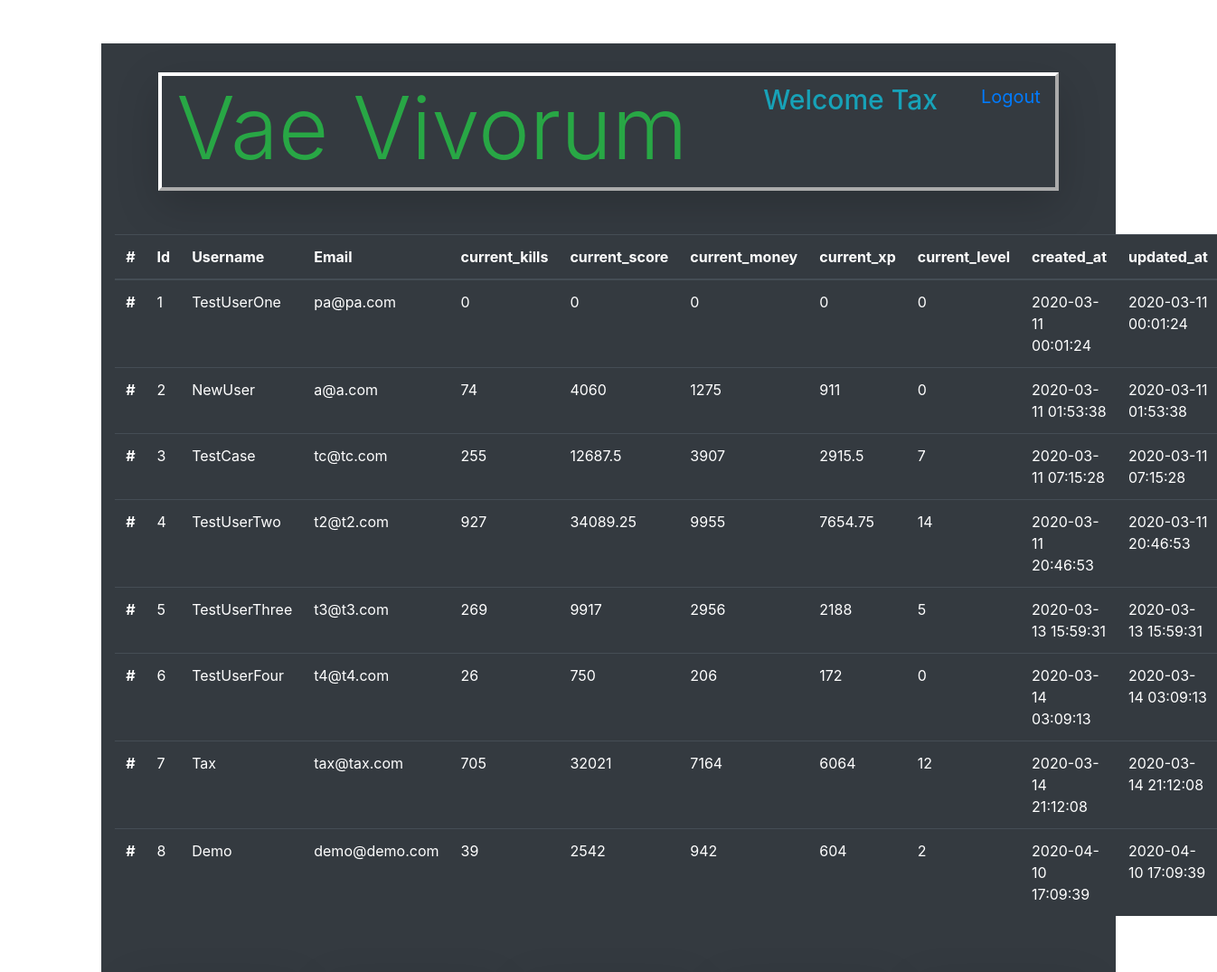
/admin (signed in, upper part), run on an earlier commit of the app's database.
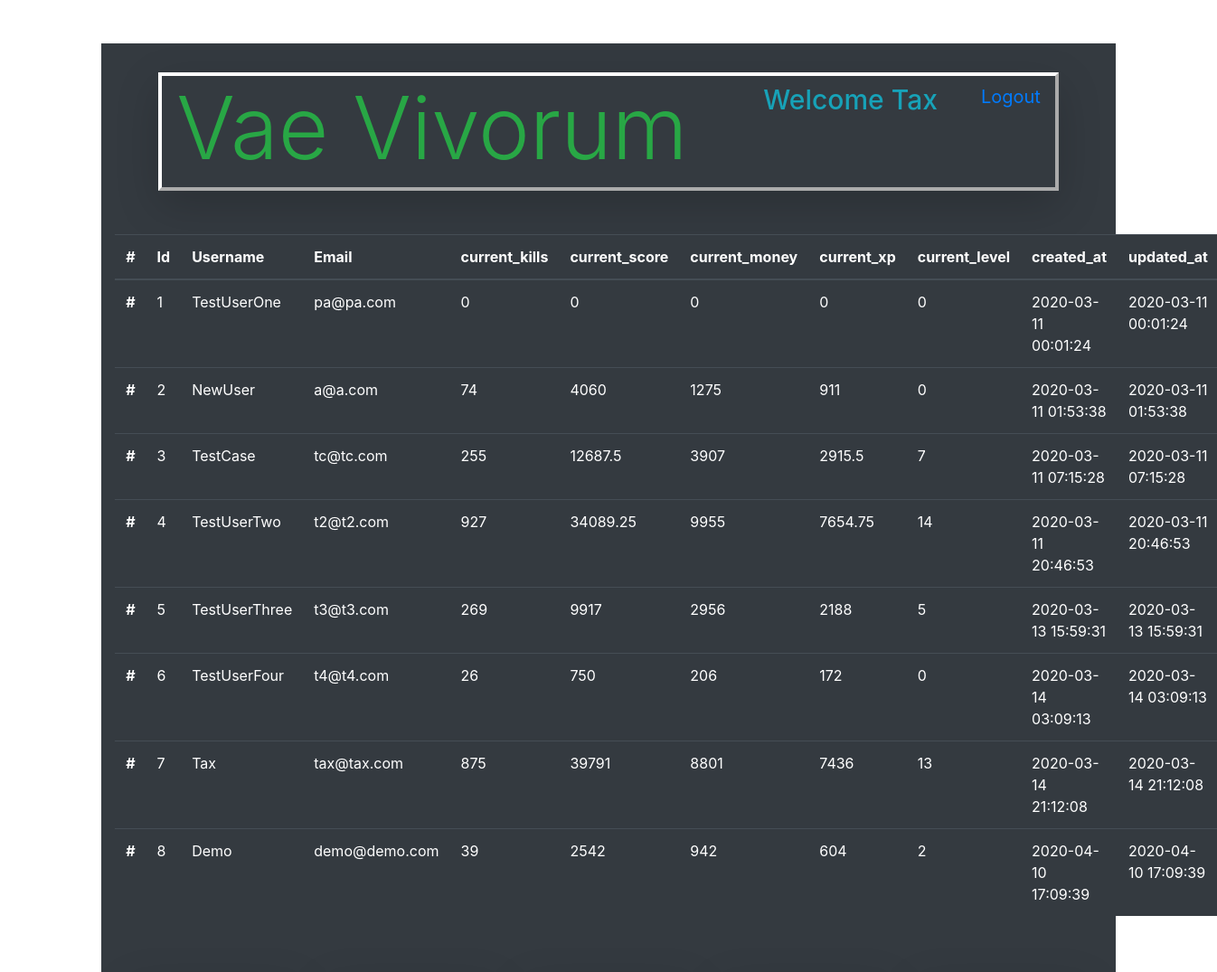
And on a later commit of the database.
### models.py (models this page shows)
class Users(db.Model):
    __tablename__ = "Users"
    id = db.Column(db.Integer, primary_key=True)
    username = db.Column(db.String(255))
    email = db.Column(db.String(255))
    password = db.Column(db.String(255))
    created_at = db.Column(db.DateTime)
    updated_at = db.Column(db.DateTime)
    current_kills = db.Column(db.Integer, default=0)
    current_score = db.Column(db.Integer, default=0)
    current_money = db.Column(db.Integer, default=0)
    current_xp = db.Column(db.Integer, default=0)
    current_level = db.Column(db.Integer, default=0)
    active_ship = db.Column(db.Integer, default=0)
    abilityPointsEarned = db.Column(db.Integer, default=0)
    abilityPointsSpent = db.Column(db.Integer, default = 0)
    passive1 = db.Column(db.Integer, default=0)
    passive2 = db.Column(db.Integer, default=0)
    passive3 = db.Column(db.Integer, default=0)
    passive4 = db.Column(db.Integer, default=0)
    passive5 = db.Column(db.Integer, default=0)
    passive6 = db.Column(db.Integer, default=0)
    passive7 = db.Column(db.Integer, default=0)
    passive8 = db.Column(db.Integer, default=0)
    passive9 = db.Column(db.Integer, default=0)
    passive10 = db.Column(db.Integer, default=0)
    passive11 = db.Column(db.Integer, default=0)
    passive12 = db.Column(db.Integer, default=0)
    passive13 = db.Column(db.Integer, default=0)
    passive14 = db.Column(db.Integer, default=0)
    passive15 = db.Column(db.Integer, default=0)
    passive16 = db.Column(db.Integer, default=0)
    passive17 = db.Column(db.Integer, default=0)
    passive18 = db.Column(db.Integer, default=0)
    passive19 = db.Column(db.Integer, default=0)
    passive20 = db.Column(db.Integer, default=0)
    character_active_ability_id = db.Column(db.Integer, db.ForeignKey("Active_Abilities.id", ondelete="cascade"))
    passive_abilities_this_user_has = db.relationship('User_Character', backref="characters_that_have_this_passive")

### app.py (the view)
@app.route('/admin')
def admin():
    thisUser = Users.query.get(session['id'])
    allUsers = Users.query.all()
    allMaps = Map.query.all()
    if session['id'] != 1 and thisUser.username != "Tax":
        return redirect('/')
    else:
        return render_template('admin.html', thisUser = thisUser, allUsers = allUsers, allMaps = allMaps )

### templates/admin.html (shortened to what this page needs)
<!DOCTYPE html>
<html lang="en">
<head>
    <link rel="stylesheet" href="https://stackpath.bootstrapcdn.com/bootstrap/4.4.1/css/bootstrap.min.css">
    <link rel="stylesheet" href="https://cdnjs.cloudflare.com/ajax/libs/font-awesome/5.11.2/css/all.css" />
    <link rel="stylesheet" type="text/css" href="{{ url_for('static', filename='css/style.css') }}">
</head>
<body>
    <div class="container bg-dark mt-5 text-warning pt-3 col-xl-10">
        <div id="topbar" class="d-flex flex-row mb-5 mx-5 mt-3 vaeBorder shadow-lg">
            <h1 class="display-1 d-inline-flex text-success ml-3">Vae Vivorum</h1>
            <h4 class="ml-auto d-inline-flex mt-2 text-info welcomeText" >Welcome {{ thisUser.username }}</h4>
            <a class="ml-5 d-inline-flex mt-2 mr-3 logoutLink" href="/logout">Logout</a>
        </div>
        <table class="table table-dark">
            <thead>
              <tr>
                <th scope="col">#</th>
                <th scope="col">Id</th>
                <th scope="col">Username</th>
                <th scope="col">Email</th>
                <th scope="col">current_kills</th>
                <th scope="col">current_score</th>
                <th scope="col">current_money</th>
                <th scope="col">current_xp</th>
                <th scope="col">current_level</th>
                <th scope="col">created_at</th>
                <th scope="col">updated_at</th>
              </tr>
            </thead>
            <tbody>
                {% for user in allUsers %}
                <tr>
                    <th scope="row">#</th>
                    <td>{{ user.id }}</td>
                    <td>{{ user.username }}</td>
                    <td>{{ user.email }}</td>
                    <td>{{ user.current_kills }}</td>
                    <td>{{ user.current_score }}</td>
                    <td>{{ user.current_money }}</td>
                    <td>{{ user.current_xp }}</td>
                    <td>{{ user.current_level }}</td>
                    <td>{{ user.created_at }}</td>
                    <td>{{ user.updated_at }}</td>
                </tr>
                {% endfor %}
            </tbody>
          </table>
    <div class="card-deck iconDiv mt-5 p-3 mb-5">
    </div>
    </div>
</body>
</html>

What changed in the data, as far as the page shows it:
changed Users "Tax": current_kills "705" → "875"; current_score "32021" → "39791"; current_money "7164" → "8801"; current_xp "6064" → "7436"; current_level "12" → "13"
